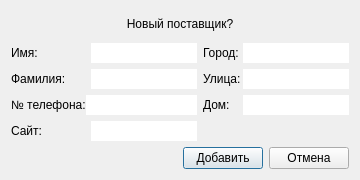
<?xml version="1.0" encoding="UTF-8"?>
<ui version="4.0">
 <class>Supplier</class>
 <widget class="QDialog" name="Supplier">
  <property name="geometry">
   <rect>
    <x>0</x>
    <y>0</y>
    <width>360</width>
    <height>180</height>
   </rect>
  </property>
  <property name="windowTitle">
   <string>Dialog</string>
  </property>
  <layout class="QGridLayout" name="gridLayout">
   <item row="6" column="0" colspan="2">
    <layout class="QHBoxLayout" name="horizontalLayout_8">
     <item>
      <spacer name="horizontalSpacer">
       <property name="orientation">
        <enum>Qt::Horizontal</enum>
       </property>
       <property name="sizeHint" stdset="0">
        <size>
         <width>40</width>
         <height>20</height>
        </size>
       </property>
      </spacer>
     </item>
     <item>
      <widget class="QPushButton" name="btn_add">
       <property name="text">
        <string>Добавить</string>
       </property>
      </widget>
     </item>
     <item>
      <widget class="QPushButton" name="btn_cancel">
       <property name="text">
        <string>Отмена</string>
       </property>
      </widget>
     </item>
    </layout>
   </item>
   <item row="5" column="0">
    <layout class="QHBoxLayout" name="horizontalLayout_7">
     <property name="spacing">
      <number>0</number>
     </property>
     <item>
      <widget class="QLabel" name="l_site">
       <property name="minimumSize">
        <size>
         <width>80</width>
         <height>20</height>
        </size>
       </property>
       <property name="text">
        <string>Сайт:</string>
       </property>
      </widget>
     </item>
     <item>
      <widget class="QLineEdit" name="edit_site">
       <property name="minimumSize">
        <size>
         <width>0</width>
         <height>20</height>
        </size>
       </property>
       <property name="frame">
        <bool>false</bool>
       </property>
      </widget>
     </item>
    </layout>
   </item>
   <item row="2" column="1" rowspan="3">
    <layout class="QVBoxLayout" name="verticalLayout_2">
     <item>
      <layout class="QHBoxLayout" name="horizontalLayout_6">
       <property name="spacing">
        <number>0</number>
       </property>
       <item>
        <widget class="QLabel" name="l_city">
         <property name="minimumSize">
          <size>
           <width>40</width>
           <height>20</height>
          </size>
         </property>
         <property name="text">
          <string>Город:</string>
         </property>
        </widget>
       </item>
       <item>
        <widget class="QLineEdit" name="edit_city">
         <property name="minimumSize">
          <size>
           <width>0</width>
           <height>20</height>
          </size>
         </property>
         <property name="frame">
          <bool>false</bool>
         </property>
        </widget>
       </item>
      </layout>
     </item>
     <item>
      <layout class="QHBoxLayout" name="horizontalLayout_5">
       <property name="spacing">
        <number>0</number>
       </property>
       <item>
        <widget class="QLabel" name="l_street">
         <property name="minimumSize">
          <size>
           <width>40</width>
           <height>20</height>
          </size>
         </property>
         <property name="text">
          <string>Улица:</string>
         </property>
        </widget>
       </item>
       <item>
        <widget class="QLineEdit" name="edit_street">
         <property name="minimumSize">
          <size>
           <width>0</width>
           <height>20</height>
          </size>
         </property>
         <property name="frame">
          <bool>false</bool>
         </property>
        </widget>
       </item>
      </layout>
     </item>
     <item>
      <layout class="QHBoxLayout" name="horizontalLayout_4">
       <property name="spacing">
        <number>0</number>
       </property>
       <item>
        <widget class="QLabel" name="l_house">
         <property name="minimumSize">
          <size>
           <width>40</width>
           <height>20</height>
          </size>
         </property>
         <property name="text">
          <string>Дом:</string>
         </property>
        </widget>
       </item>
       <item>
        <widget class="QLineEdit" name="edit_house">
         <property name="minimumSize">
          <size>
           <width>0</width>
           <height>20</height>
          </size>
         </property>
         <property name="frame">
          <bool>false</bool>
         </property>
        </widget>
       </item>
      </layout>
     </item>
    </layout>
   </item>
   <item row="3" column="0">
    <layout class="QHBoxLayout" name="horizontalLayout_2">
     <property name="spacing">
      <number>0</number>
     </property>
     <item>
      <widget class="QLabel" name="l_surname">
       <property name="minimumSize">
        <size>
         <width>80</width>
         <height>20</height>
        </size>
       </property>
       <property name="text">
        <string>Фамилия:</string>
       </property>
      </widget>
     </item>
     <item>
      <widget class="QLineEdit" name="edit_surname">
       <property name="minimumSize">
        <size>
         <width>0</width>
         <height>20</height>
        </size>
       </property>
       <property name="frame">
        <bool>false</bool>
       </property>
      </widget>
     </item>
    </layout>
   </item>
   <item row="2" column="0">
    <layout class="QHBoxLayout" name="horizontalLayout">
     <property name="spacing">
      <number>0</number>
     </property>
     <item>
      <widget class="QLabel" name="l_name">
       <property name="minimumSize">
        <size>
         <width>80</width>
         <height>20</height>
        </size>
       </property>
       <property name="text">
        <string>Имя:</string>
       </property>
      </widget>
     </item>
     <item>
      <widget class="QLineEdit" name="edit_name">
       <property name="minimumSize">
        <size>
         <width>0</width>
         <height>20</height>
        </size>
       </property>
       <property name="frame">
        <bool>false</bool>
       </property>
      </widget>
     </item>
    </layout>
   </item>
   <item row="4" column="0">
    <layout class="QHBoxLayout" name="horizontalLayout_3">
     <property name="spacing">
      <number>0</number>
     </property>
     <item>
      <widget class="QLabel" name="l_phone">
       <property name="minimumSize">
        <size>
         <width>70</width>
         <height>20</height>
        </size>
       </property>
       <property name="text">
        <string>№ телефона:</string>
       </property>
      </widget>
     </item>
     <item>
      <widget class="QLineEdit" name="edit_phone">
       <property name="minimumSize">
        <size>
         <width>0</width>
         <height>20</height>
        </size>
       </property>
       <property name="frame">
        <bool>false</bool>
       </property>
      </widget>
     </item>
    </layout>
   </item>
   <item row="1" column="0" colspan="2">
    <widget class="QLabel" name="l_title">
     <property name="text">
      <string>Новый поставщик?</string>
     </property>
     <property name="alignment">
      <set>Qt::AlignCenter</set>
     </property>
    </widget>
   </item>
  </layout>
 </widget>
 <resources/>
 <connections/>
</ui>
